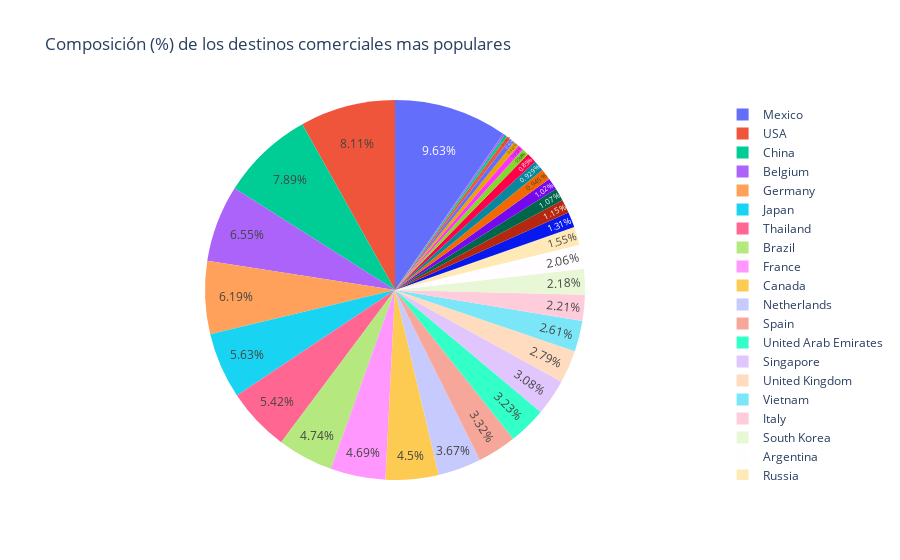

The notebook cell this image was saved under:
### Markdown cell above
Plotly pieplot

### Code cell
fig = px.pie(df_destinos, values='Rating', names=df_destinos.index, title='Composición (%) de los destinos comerciales mas populares')
fig.update_traces(textposition='inside')
# fig.update_layout(uniformtext_minsize=12, uniformtext_mode='hide')
fig.show()

### Figure 1 — Plotly figure (JSON) as saved in the notebook; plotly's stock layout.template omitted (floating-point values rounded to 4 significant figures)
{"data": [{"domain": {"x": [0, 1], "y": [0, 1]}, "hovertemplate": "País=%{label}<br>Rating=%{value}<extra></extra>", "labels": ["Mexico", "USA", "China", "Belgium", "Germany", "Japan", "Thailand", "Brazil", "France", "Canada", "Netherlands", "Spain", "United Arab Emirates", "Singapore", "United Kingdom", "Vietnam", "Italy", "South Korea", "Argentina", "Russia", "New Zealand", "Belorussia", "Rusia", "Switzerland", "India", "Poland", "Ireland", "Philippines", "Slovakia", "Malaysia", "Turkey", "Austria", "Peru", "Croatia"], "legendgroup": "", "name": "", "showlegend": true, "textposition": "inside", "type": "pie", "values": [1836, 1546, 1503, 1248, 1179, 1072, 1032, 903, 893, 857, 699, 632, 615, 586, 531, 497, 422, 415, 393, 295, 249, 219, 204, 194, 180, 177, 162, 114, 94, 89, 80, 66, 44, 30]}], "layout": {"legend": {"tracegroupgap": 0}, "title": {"text": "Composición (%) de los destinos comerciales mas populares"}}}
